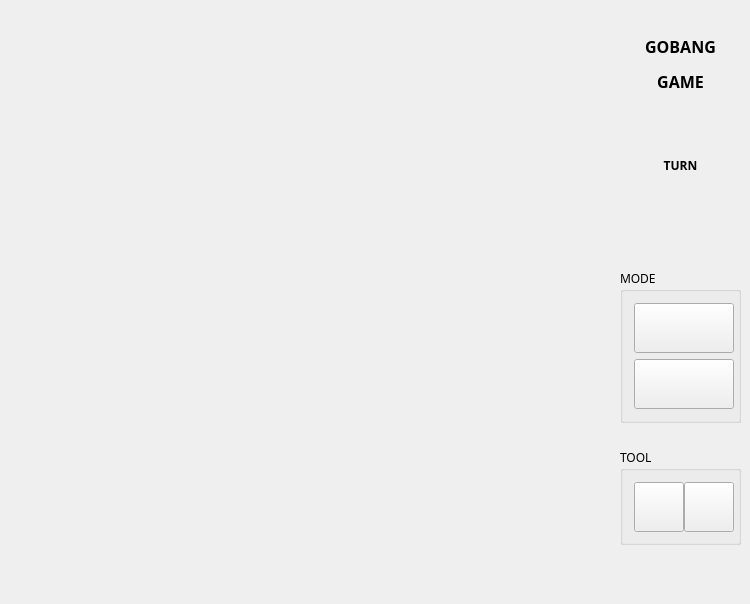
<?xml version="1.0" encoding="UTF-8"?>
<ui version="4.0">
 <class>GobangUI</class>
 <widget class="QMainWindow" name="GobangUI">
  <property name="geometry">
   <rect>
    <x>0</x>
    <y>0</y>
    <width>750</width>
    <height>604</height>
   </rect>
  </property>
  <property name="windowTitle">
   <string>GobangUI</string>
  </property>
  <property name="styleSheet">
   <string notr="true"/>
  </property>
  <widget class="QWidget" name="centralWidget">
   <widget class="QGroupBox" name="groupBox">
    <property name="geometry">
     <rect>
      <x>620</x>
      <y>269</y>
      <width>121</width>
      <height>154</height>
     </rect>
    </property>
    <property name="font">
     <font>
      <family>Segoe Script</family>
     </font>
    </property>
    <property name="title">
     <string>MODE</string>
    </property>
    <layout class="QVBoxLayout" name="verticalLayout">
     <item>
      <widget class="QPushButton" name="btn_pvp">
       <property name="minimumSize">
        <size>
         <width>100</width>
         <height>50</height>
        </size>
       </property>
       <property name="maximumSize">
        <size>
         <width>100</width>
         <height>50</height>
        </size>
       </property>
       <property name="autoFillBackground">
        <bool>true</bool>
       </property>
       <property name="styleSheet">
        <string notr="true"/>
       </property>
       <property name="text">
        <string/>
       </property>
       <property name="iconSize">
        <size>
         <width>100</width>
         <height>50</height>
        </size>
       </property>
       <property name="default">
        <bool>false</bool>
       </property>
       <property name="flat">
        <bool>false</bool>
       </property>
      </widget>
     </item>
     <item>
      <widget class="QPushButton" name="btn_pvc">
       <property name="minimumSize">
        <size>
         <width>100</width>
         <height>50</height>
        </size>
       </property>
       <property name="maximumSize">
        <size>
         <width>100</width>
         <height>50</height>
        </size>
       </property>
       <property name="autoFillBackground">
        <bool>true</bool>
       </property>
       <property name="text">
        <string/>
       </property>
       <property name="iconSize">
        <size>
         <width>100</width>
         <height>50</height>
        </size>
       </property>
       <property name="autoDefault">
        <bool>false</bool>
       </property>
       <property name="default">
        <bool>false</bool>
       </property>
       <property name="flat">
        <bool>false</bool>
       </property>
      </widget>
     </item>
    </layout>
   </widget>
   <widget class="QGroupBox" name="groupBox_2">
    <property name="geometry">
     <rect>
      <x>620</x>
      <y>448</y>
      <width>121</width>
      <height>97</height>
     </rect>
    </property>
    <property name="font">
     <font>
      <family>Segoe Script</family>
     </font>
    </property>
    <property name="title">
     <string>TOOL</string>
    </property>
    <layout class="QHBoxLayout" name="horizontalLayout">
     <item>
      <widget class="QPushButton" name="btn_reset">
       <property name="minimumSize">
        <size>
         <width>50</width>
         <height>50</height>
        </size>
       </property>
       <property name="maximumSize">
        <size>
         <width>50</width>
         <height>50</height>
        </size>
       </property>
       <property name="autoFillBackground">
        <bool>true</bool>
       </property>
       <property name="styleSheet">
        <string notr="true"/>
       </property>
       <property name="text">
        <string/>
       </property>
       <property name="iconSize">
        <size>
         <width>50</width>
         <height>50</height>
        </size>
       </property>
       <property name="default">
        <bool>false</bool>
       </property>
      </widget>
     </item>
     <item>
      <widget class="QPushButton" name="btn_exit">
       <property name="minimumSize">
        <size>
         <width>50</width>
         <height>50</height>
        </size>
       </property>
       <property name="maximumSize">
        <size>
         <width>50</width>
         <height>50</height>
        </size>
       </property>
       <property name="autoFillBackground">
        <bool>true</bool>
       </property>
       <property name="styleSheet">
        <string notr="true"/>
       </property>
       <property name="text">
        <string/>
       </property>
       <property name="iconSize">
        <size>
         <width>50</width>
         <height>50</height>
        </size>
       </property>
       <property name="default">
        <bool>false</bool>
       </property>
      </widget>
     </item>
    </layout>
   </widget>
   <widget class="QLabel" name="label">
    <property name="geometry">
     <rect>
      <x>620</x>
      <y>20</y>
      <width>121</width>
      <height>88</height>
     </rect>
    </property>
    <property name="font">
     <font>
      <family>Segoe Script</family>
      <pointsize>12</pointsize>
      <weight>75</weight>
      <bold>true</bold>
     </font>
    </property>
    <property name="text">
     <string>&lt;html&gt;&lt;head/&gt;&lt;body&gt;&lt;p&gt;GOBANG&lt;/p&gt;&lt;p&gt;GAME&lt;/p&gt;&lt;/body&gt;&lt;/html&gt;</string>
    </property>
    <property name="textFormat">
     <enum>Qt::RichText</enum>
    </property>
    <property name="alignment">
     <set>Qt::AlignCenter</set>
    </property>
    <property name="margin">
     <number>5</number>
    </property>
   </widget>
   <widget class="QLabel" name="label_2">
    <property name="geometry">
     <rect>
      <x>650</x>
      <y>150</y>
      <width>61</width>
      <height>31</height>
     </rect>
    </property>
    <property name="font">
     <font>
      <family>Segoe Script</family>
      <weight>75</weight>
      <bold>true</bold>
     </font>
    </property>
    <property name="text">
     <string>TURN</string>
    </property>
    <property name="alignment">
     <set>Qt::AlignCenter</set>
    </property>
   </widget>
  </widget>
  <widget class="QMenuBar" name="menuBar">
   <property name="geometry">
    <rect>
     <x>0</x>
     <y>0</y>
     <width>750</width>
     <height>26</height>
    </rect>
   </property>
  </widget>
 </widget>
 <layoutdefault spacing="6" margin="11"/>
 <resources/>
 <connections/>
</ui>
